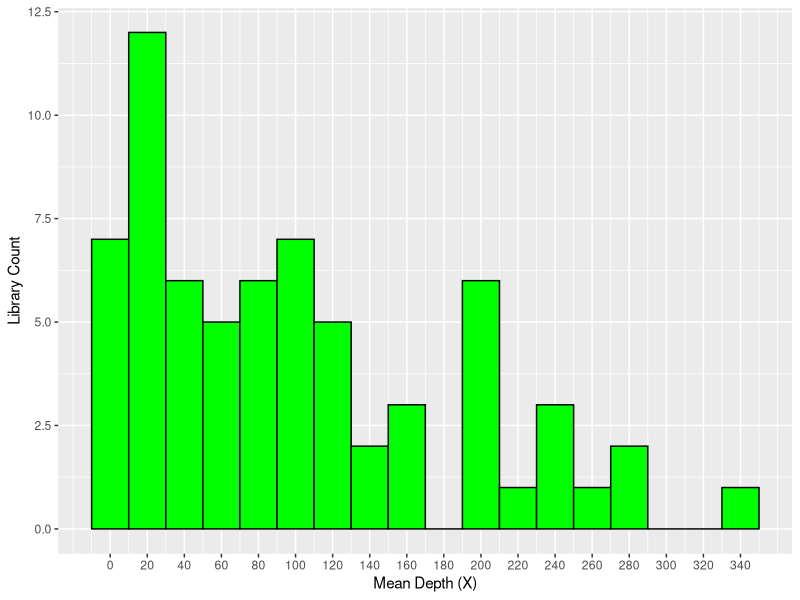
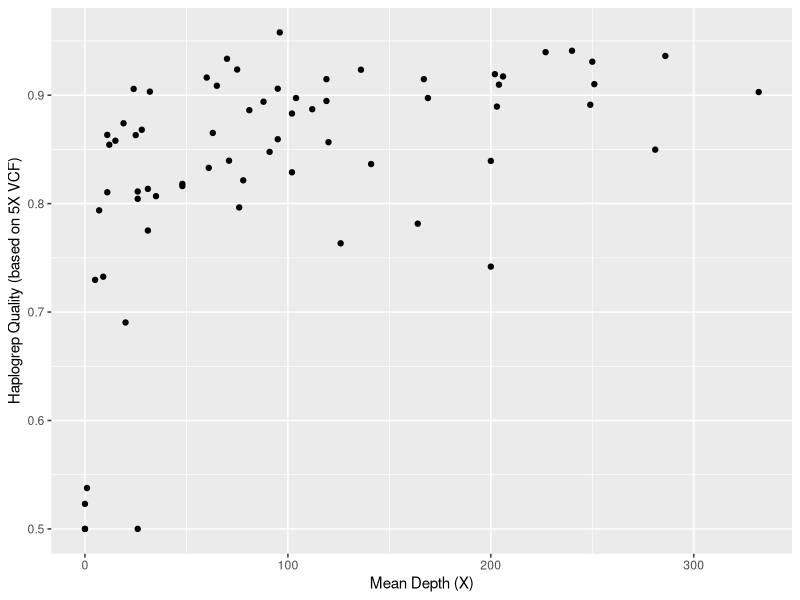

Here is the R script that generated these plots, in order:
# =============================================================================
# Title: figs_s4_s6_plots.r
# Author: Laura N. Pott
# Date: 2026-06-05
# Description: R script to create a depth histogram & plot of haplogroup classification vs depth
# Usage: run interactively in RStudio IDE
# =============================================================================

# 1. load libraries
library(ggplot2)

# 2. setwd
setwd("/projects/standard/mnievesc/shared/projects/PIALQ/2025_ancient_lp/02_circmap/seq_stats")

# 3. read in text file
stats <- read.table("seq_stats.txt", 
                    header = TRUE,
                    sep = "\t", # tab
                    quote = "", # Ignore quotes
                    fill = TRUE, # Fill missing columns
                    stringsAsFactors = FALSE)

# 4. histogram
hist <- ggplot(stats, aes(x=cov_mean)) + 
  geom_histogram(binwidth = 20, color = "black", fill = "green") +
  scale_x_continuous(breaks = seq(0,350, by=20)) +
  xlab("Mean Depth (X)") +
  ylab("Library Count")
  
# 5. graph of haplogrep quality vs coverage
scatter <- ggplot(stats, aes(x=cov_mean, y=Quality_5x)) +
  geom_point() +
  xlab("Mean Depth (X)") +
  ylab("Haplogrep Quality (based on 5X VCF)")

# 6. print to pdf
pdf("fig_s4_hist.pdf")
hist
dev.off()

pdf("fig_s6_scatter.pdf")
scatter
dev.off()
